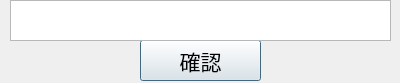
<?xml version="1.0" encoding="UTF-8"?>
<ui version="4.0">
 <class>Dialog</class>
 <widget class="QDialog" name="Dialog">
  <property name="geometry">
   <rect>
    <x>0</x>
    <y>0</y>
    <width>400</width>
    <height>83</height>
   </rect>
  </property>
  <property name="windowTitle">
   <string>Input</string>
  </property>
  <widget class="QPushButton" name="pushButton_Enter">
   <property name="geometry">
    <rect>
     <x>140</x>
     <y>40</y>
     <width>121</width>
     <height>41</height>
    </rect>
   </property>
   <property name="font">
    <font>
     <pointsize>16</pointsize>
    </font>
   </property>
   <property name="text">
    <string>確認</string>
   </property>
  </widget>
  <widget class="QTextEdit" name="textEdit">
   <property name="geometry">
    <rect>
     <x>10</x>
     <y>0</y>
     <width>381</width>
     <height>41</height>
    </rect>
   </property>
   <property name="font">
    <font>
     <pointsize>16</pointsize>
    </font>
   </property>
  </widget>
 </widget>
 <resources/>
 <connections/>
</ui>
